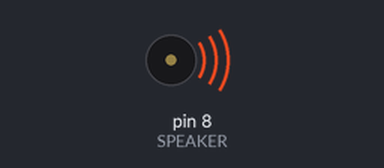
Bench run of a sketch on a simulated Arduino Uno, built with avr-gcc and run on an emulated ATmega328P. On the bench: buzzer (waves = sounding).

Above: at 0.05 s.
Timing chart, 0 to 3.0 s (numbered marks = the images above):
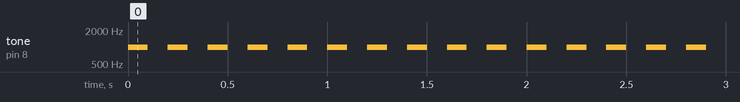

The sketch:

SPEAKER.ino
```cpp
int SPEAKER = 8; // Piezo Speaker Pin


void setup() {

  Serial.begin(9600);

}

void loop() {

  AlarmOn();
}

void AlarmOn(){

  tone(SPEAKER, 1000);
  delay(100);

  noTone(SPEAKER);

  delay(100);


}
```

Measured:
- by itself, tone on pin 8 (SPEAKER): alternates 1000 Hz for 0.10 s and silent for 0.10 s
